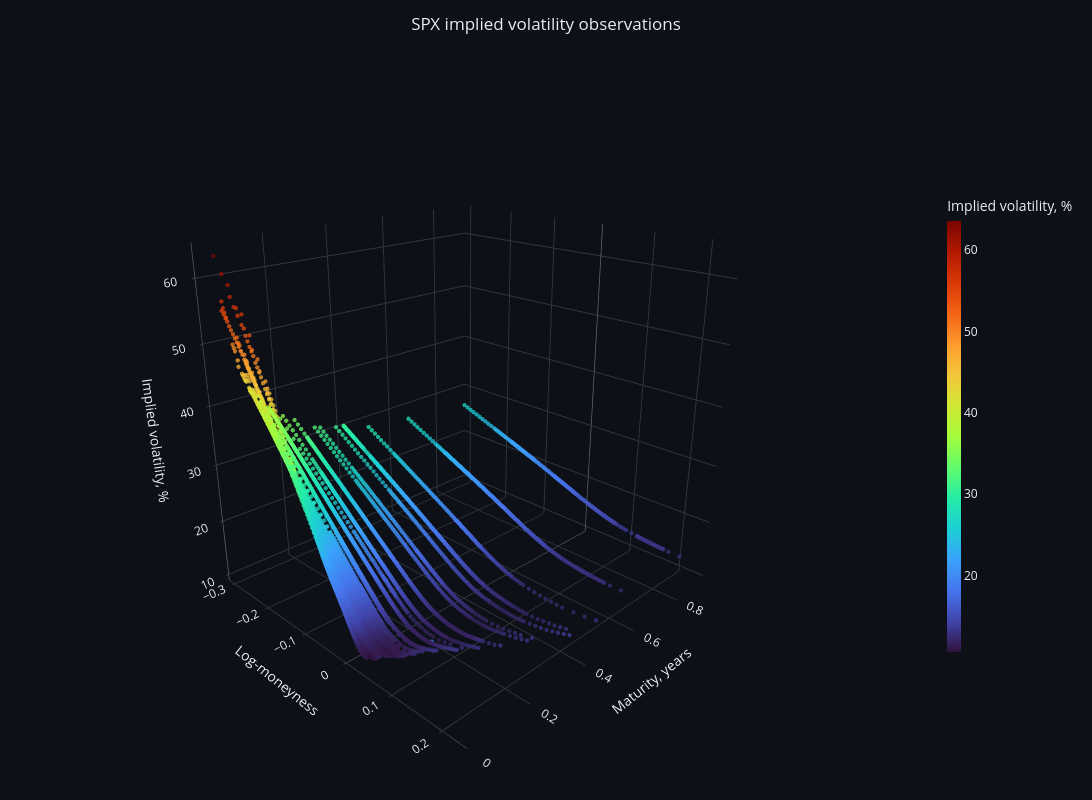

Notebook code for this chart:
### Code cell
points = surface[
    (surface['T'] >= 7 / 365) &
    (surface['T'] <= 1) &
    (surface['log_moneyness'].abs() <= 0.3)
].dropna(subset=['impl_vol'])

fig = dark_3d_scatter(
    x=points['log_moneyness'],
    y=points['T'],
    z=points['impl_vol'] * 100,
    title='SPX implied volatility observations',
    zaxis_title='Implied volatility, %',
    name='Market observations',
    colorscale='Turbo'
)

fig.show(config={'displaylogo': False, 'responsive': True})

### Figure 1 — Plotly figure (JSON) as saved in the notebook; plotly's stock layout.template omitted (floating-point values rounded to 4 significant figures; data arrays with more than 128 entries replaced by an {"elided": "..."} marker saying what was removed)
{"data": [{"hovertemplate": "k: %{x:.3f}<br>T: %{y:.3f}<br>Volatility: %{z:.2f}%<extra></extra>", "marker": {"color": {"elided": "7336 float values"}, "colorbar": {"len": 0.65, "thickness": 14, "title": {"text": "Implied volatility, %"}}, "colorscale": [[0.0, "#30123b"], [0.07143, "#4145ab"], [0.1429, "#4675ed"], [0.2143, "#39a2fc"], [0.2857, "#1bcfd4"], [0.3571, "#24eca6"], [0.4286, "#61fc6c"], [0.5, "#a4fc3b"], [0.5714, "#d1e834"], [0.6429, "#f3c63a"], [0.7143, "#fe9b2d"], [0.7857, "#f36315"], [0.8571, "#d93806"], [0.9286, "#b11901"], [1.0, "#7a0402"]], "opacity": 0.75, "showscale": true, "size": 2.5}, "mode": "markers", "name": "Market observations", "x": {"elided": "7336 float values"}, "y": {"elided": "7336 float values"}, "z": {"elided": "7336 float values"}, "type": "scatter3d"}], "layout": {"title": {"text": "SPX implied volatility observations", "x": 0.5, "xanchor": "center"}, "font": {"color": "#e6edf3"}, "hoverlabel": {"font": {"color": "#e6edf3"}, "bgcolor": "#161b22"}, "scene": {"xaxis": {"title": {"text": "Log-moneyness"}, "backgroundcolor": "#0d1117", "gridcolor": "#30363d", "zerolinecolor": "#6e7681", "color": "#e6edf3", "showbackground": true}, "yaxis": {"title": {"text": "Maturity, years"}, "backgroundcolor": "#0d1117", "gridcolor": "#30363d", "zerolinecolor": "#6e7681", "color": "#e6edf3", "showbackground": true}, "zaxis": {"title": {"text": "Implied volatility, %"}, "backgroundcolor": "#0d1117", "gridcolor": "#30363d", "zerolinecolor": "#6e7681", "color": "#e6edf3", "showbackground": true}, "camera": {"eye": {"x": 1.6, "y": -1.6, "z": 0.9}}, "bgcolor": "#0d1117", "aspectmode": "cube"}, "legend": {"bgcolor": "rgba(13, 17, 23, 0.75)", "bordercolor": "#30363d", "borderwidth": 1}, "margin": {"l": 10, "r": 10, "b": 10, "t": 60}, "width": 1100, "height": 800, "paper_bgcolor": "#0d1117", "plot_bgcolor": "#0d1117"}}
